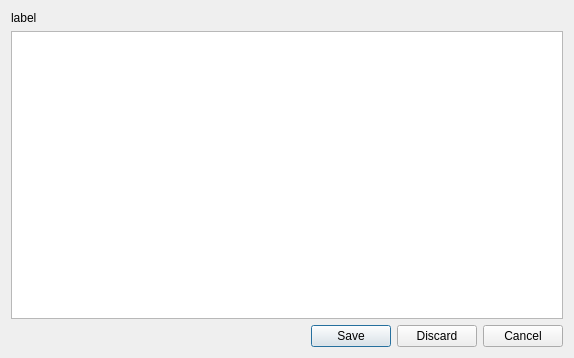
<?xml version="1.0" encoding="UTF-8"?>
<ui version="4.0">
 <class>CommentsEditor</class>
 <widget class="QDialog" name="CommentsEditor">
  <property name="geometry">
   <rect>
    <x>0</x>
    <y>0</y>
    <width>574</width>
    <height>358</height>
   </rect>
  </property>
  <property name="windowTitle">
   <string>Dialog</string>
  </property>
  <layout class="QGridLayout" name="gridLayout">
   <item row="0" column="0">
    <widget class="QLabel" name="label">
     <property name="text">
      <string>label</string>
     </property>
    </widget>
   </item>
   <item row="2" column="0">
    <widget class="QDialogButtonBox" name="buttonBox">
     <property name="orientation">
      <enum>Qt::Horizontal</enum>
     </property>
     <property name="standardButtons">
      <set>QDialogButtonBox::Cancel|QDialogButtonBox::Discard|QDialogButtonBox::Save</set>
     </property>
    </widget>
   </item>
   <item row="1" column="0">
    <widget class="QPlainTextEdit" name="plainTextEdit">
    </widget>
   </item>
  </layout>
 </widget>
 <resources/>
 <connections>
  <connection>
   <sender>buttonBox</sender>
   <signal>accepted()</signal>
   <receiver>CommentsEditor</receiver>
   <slot>accept()</slot>
   <hints>
    <hint type="sourcelabel">
     <x>248</x>
     <y>254</y>
    </hint>
    <hint type="destinationlabel">
     <x>157</x>
     <y>274</y>
    </hint>
   </hints>
  </connection>
  <connection>
   <sender>buttonBox</sender>
   <signal>rejected()</signal>
   <receiver>CommentsEditor</receiver>
   <slot>reject()</slot>
   <hints>
    <hint type="sourcelabel">
     <x>316</x>
     <y>260</y>
    </hint>
    <hint type="destinationlabel">
     <x>286</x>
     <y>274</y>
    </hint>
   </hints>
  </connection>
 </connections>
</ui>
